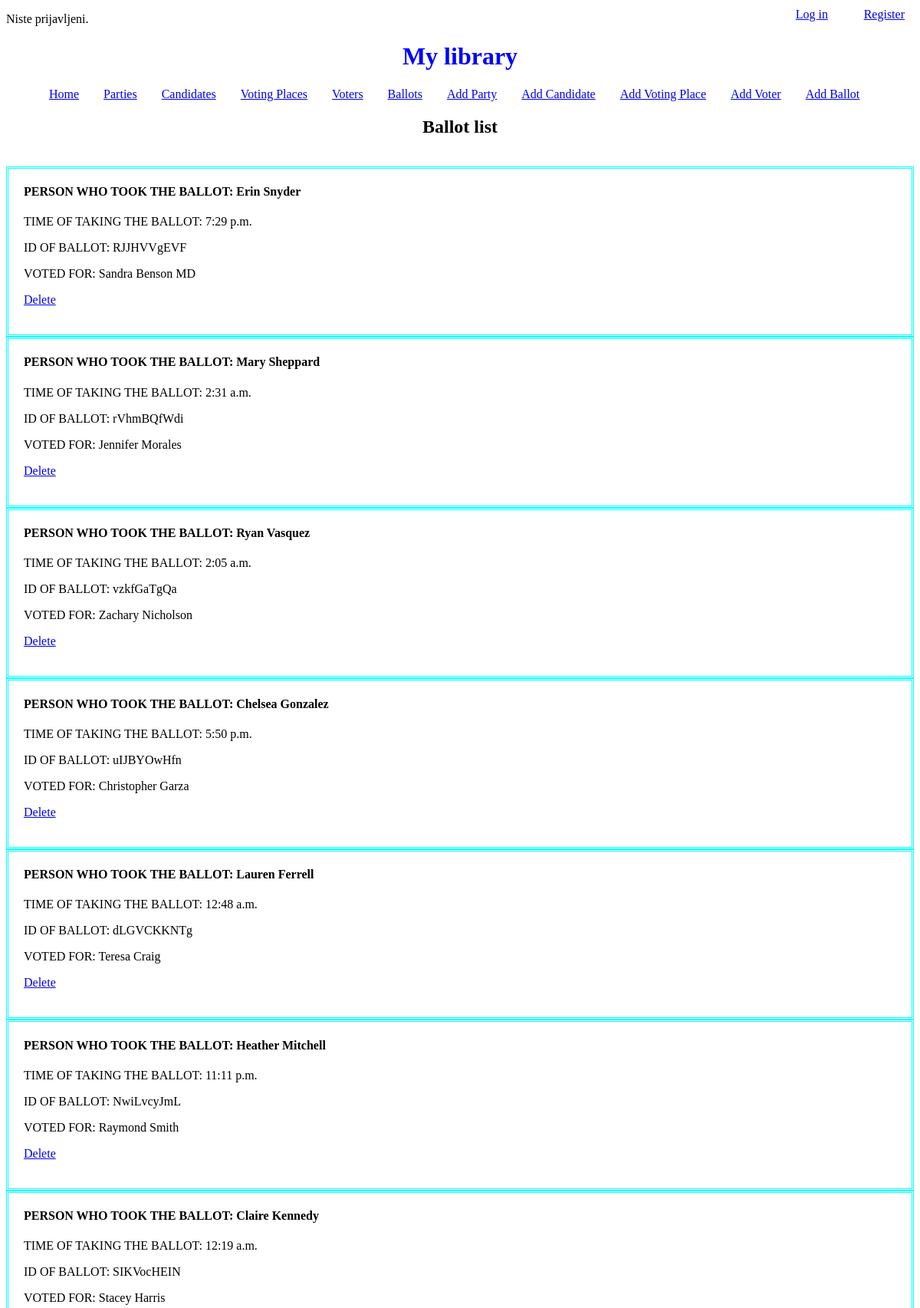
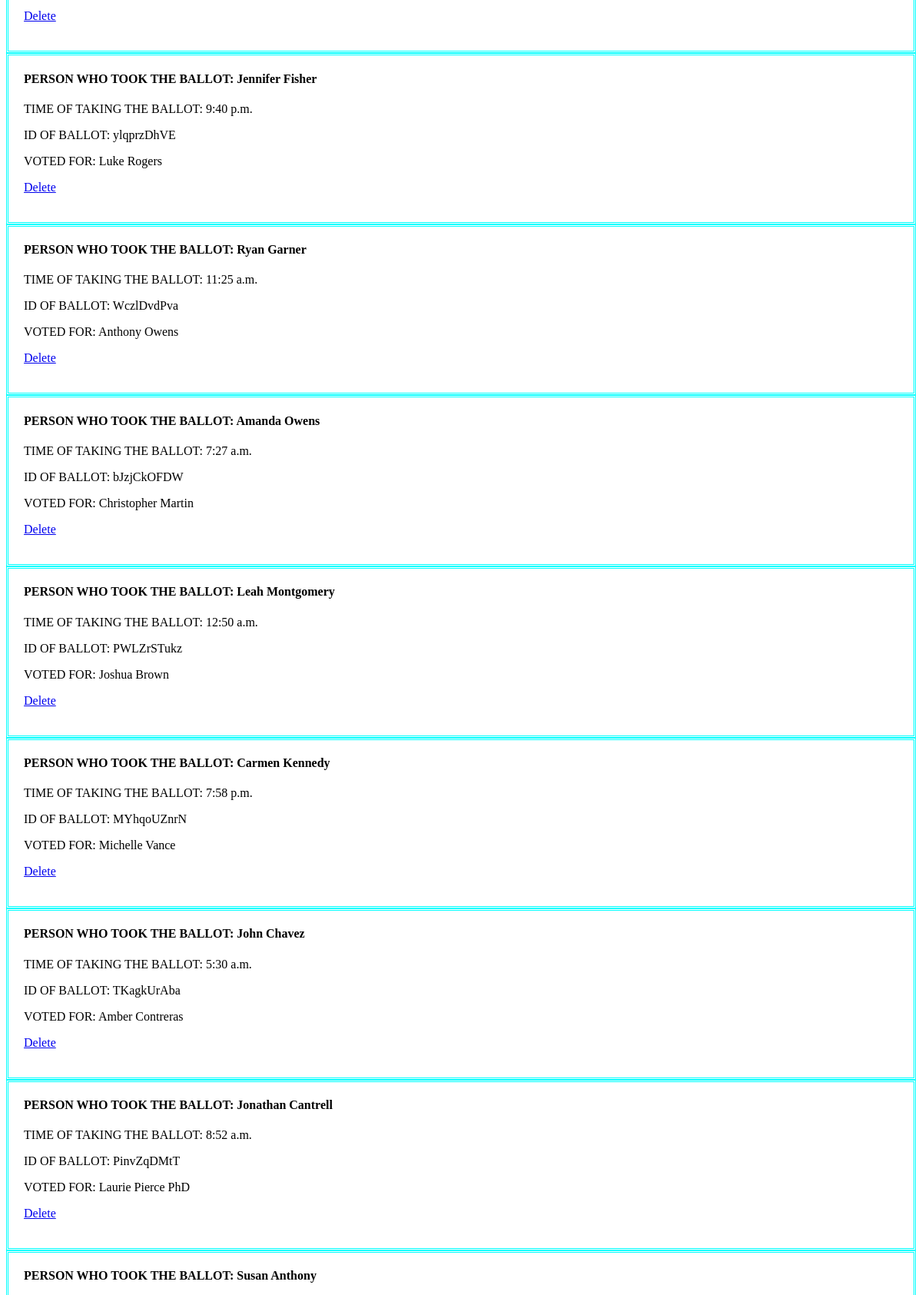
Screenshot of /ballot (upper part) with the database file from the repository (2 pictures, top to bottom).
### main/models.py (models this page shows, shortened)
class Ballot(models.Model):
    voter = models.OneToOneField(Voter, on_delete=models.CASCADE)
    time_of_ballot = models.TimeField()
    id_of_ballot = models.CharField(max_length=10, primary_key=True)
    voted_for = models.ForeignKey(Candidate, on_delete=models.CASCADE)

class Voter(models.Model):
    name = models.CharField(max_length=100)
    OIB = models.PositiveIntegerField(primary_key=True)
    age = models.PositiveIntegerField()
    voting_place = models.ForeignKey(VotingPlace, on_delete=models.CASCADE)
    def __str__(self):
        return self.name

class Candidate(models.Model):
    name = models.CharField(max_length=100)
    OIB = models.PositiveIntegerField(primary_key=True)
    age = models.PositiveIntegerField()
    party = models.ManyToManyField(Party, related_name="candidates")
    def __str__(self):
        return self.name
    def party_names(self):
        return ', '.join([a.abbreviation for a in self.party.all()])
    party_names.short_description="Parties: "

### main/views.py (the view)
# urls.py: path("ballot", BallotList.as_view(),  name="ballot"),
class BallotList(ListView):
    model = Ballot

### templates/main/ballot_list.html
{% extends "base_generic.html" %}
{% block content %}
<br>
<h2> Ballot list </h2>
<br>
{% for ballot in ballot_list %}
    <div class="book">
        <h4> PERSON WHO TOOK THE BALLOT:  {{ballot.voter}} </h4>
        <p> TIME OF TAKING THE BALLOT: {{ballot.time_of_ballot}} </p>
        <p> ID OF BALLOT: {{ballot.id_of_ballot}} </p>
        <p> VOTED FOR: {{ballot.voted_for}} </p>
        <p><a href="{% url 'ballot-delete' ballot.id_of_ballot%}">Delete</a></p>
    </div>
{% endfor %}
{% endblock %}

### main/static/style.css (style rules this page uses)
h2 { text-align: center; }
.book { border-color: cyan; border-style: double; padding-left: 20px; padding-right: 20px; padding-bottom: 20px; }

### rows the page displays
Ballot: voter "Erin Snyder", time_of_ballot "7:29 p.m.", id_of_ballot "RJJHVVgEVF", voted_for "Sandra Benson MD"
Ballot: voter "Mary Sheppard", time_of_ballot "2:31 a.m.", id_of_ballot "rVhmBQfWdi", voted_for "Jennifer Morales"
Ballot: voter "Ryan Vasquez", time_of_ballot "2:05 a.m.", id_of_ballot "vzkfGaTgQa", voted_for "Zachary Nicholson"
Ballot: voter "Chelsea Gonzalez", time_of_ballot "5:50 p.m.", id_of_ballot "uIJBYOwHfn", voted_for "Christopher Garza"
Ballot: voter "Lauren Ferrell", time_of_ballot "12:48 a.m.", id_of_ballot "dLGVCKKNTg", voted_for "Teresa Craig"
Ballot: voter "Heather Mitchell", time_of_ballot "11:11 p.m.", id_of_ballot "NwiLvcyJmL", voted_for "Raymond Smith"
Ballot: voter "Claire Kennedy", time_of_ballot "12:19 a.m.", id_of_ballot "SIKVocHEIN", voted_for "Stacey Harris"
Ballot: voter "Jennifer Fisher", time_of_ballot "9:40 p.m.", id_of_ballot "ylqprzDhVE", voted_for "Luke Rogers"
Ballot: voter "Ryan Garner", time_of_ballot "11:25 a.m.", id_of_ballot "WczlDvdPva", voted_for "Anthony Owens"
Ballot: voter "Amanda Owens", time_of_ballot "7:27 a.m.", id_of_ballot "bJzjCkOFDW", voted_for "Christopher Martin"
Ballot: voter "Leah Montgomery", time_of_ballot "12:50 a.m.", id_of_ballot "PWLZrSTukz", voted_for "Joshua Brown"
Ballot: voter "Carmen Kennedy", time_of_ballot "7:58 p.m.", id_of_ballot "MYhqoUZnrN", voted_for "Michelle Vance"
Ballot: voter "John Chavez", time_of_ballot "5:30 a.m.", id_of_ballot "TKagkUrAba", voted_for "Amber Contreras"
Ballot: voter "Jonathan Cantrell", time_of_ballot "8:52 a.m.", id_of_ballot "PinvZqDMtT", voted_for "Laurie Pierce PhD"
Ballot: voter "Susan Anthony"
